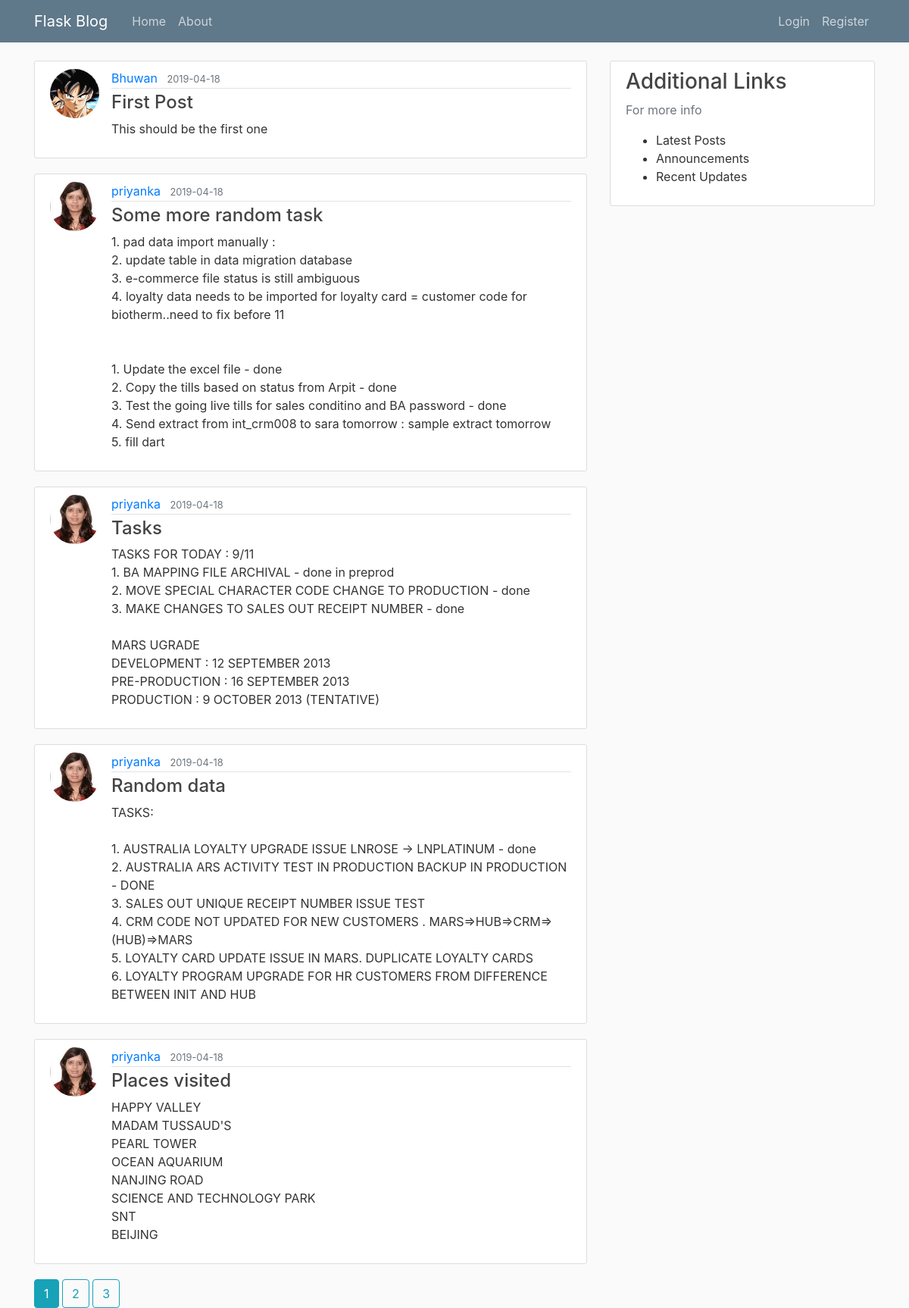
Page /home on the earlier database version.
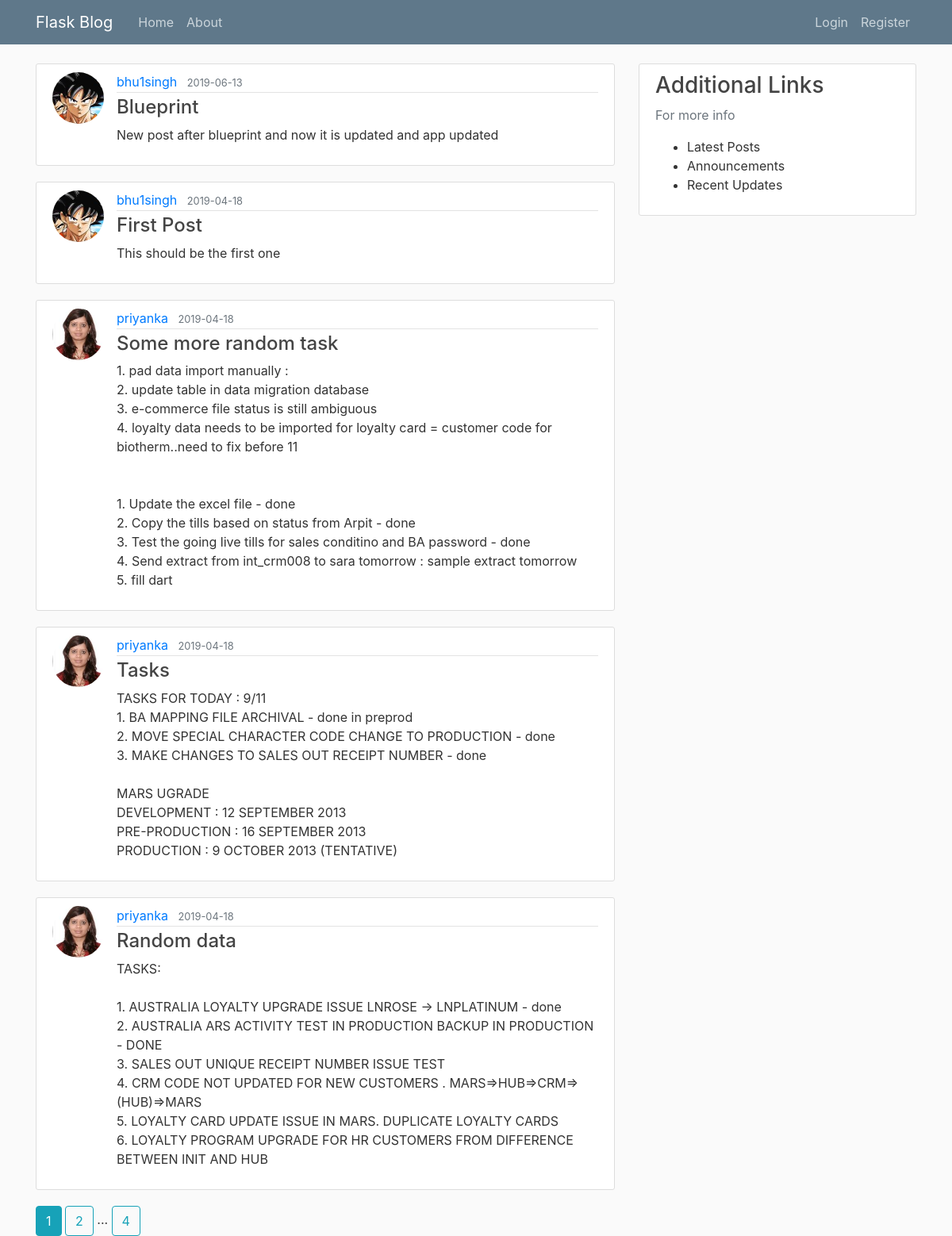
Same page on the later database version.
### flask_blog/posts/models.py (models this page shows, shortened)
class Post(db.Model):
    id = db.Column(db.Integer, primary_key=True)
    title = db.Column(db.String(100), nullable=False)
    date_posted = db.Column(db.DateTime, nullable=False,
                            default=datetime.utcnow())
    content = db.Column(db.Text, nullable=False)
    user_id = db.Column(db.Integer, db.ForeignKey('user.id'), nullable=False)

### flask_blog/users/models.py (models this page shows, shortened)
class User(db.Model, UserMixin):
    id = db.Column(db.Integer, primary_key=True)
    username = db.Column(db.String(20), unique=True, nullable=False)
    email = db.Column(db.String(120), unique=True, nullable=False)
    image_file = db.Column(db.String(20), nullable=False,
                           default='default.jpg')
    password = db.Column(db.String(60), nullable=False)
    posts = db.relationship('Post', backref='author', lazy=True)

### flask_blog/main/routes.py (the view)
@main.route('/')
@main.route('/home')
def home():
    page = request.args.get('page', 1, type=int)
    posts = Post.query.order_by(
        Post.date_posted.desc()).paginate(page=page, per_page=5)
    return render_template('home.html', posts=posts, title='Home')

### flask_blog/templates/home.html
{% extends "layout.html" %}
{% block content %}
{% for post in posts.items %}
<article class="media content-section">
    <img class="rounded-circle article-img"
        src="{{ url_for('static', filename='profilepics/' + post.author.image_file) }}">
    <div class="media-body">
        <div class="article-metadata">
            <a class="mr-2"
                href="{{url_for('users.user_posts', username=post.author.username)}}">{{ post.author.username }}</a>
            <small class="text-muted">{{ post.date_posted.strftime('%Y-%m-%d') }}</small>
        </div>
        <h4><a class="article-title" href="{{url_for('posts.post', post_id=post.id)}}">{{ post.title }}</a></h4>
        <p class="article-content">{{ post.content }}</p>
    </div>
</article>
{% endfor%}
{% for page_num in posts.iter_pages(left_edge=1, left_current=1, right_current=2, right_edge=1) %}
{% if page_num %}
{% if page_num == posts.page %}
<a class="btn btn-info" href="{{ url_for('main.home', page=page_num) }}">{{page_num}}</a>
{% else %}
<a class="btn btn-outline-info" href="{{ url_for('main.home', page=page_num) }}">{{page_num}}</a>
{% endif %}
{% else %}
...
{% endif %}
{% endfor %}
{% endblock content %}

Differences in the rows shown:
no longer on this page (row unchanged): Post: image_file (picture), author.username "priyanka", date_posted "2019-04-18", title "Places visited", content "HAPPY VALLEY MADAM TUSSAUD'S PEARL TOWER OCEAN AQUARIUM NANJING ROAD SCIENCE AND TECHNOLOGY PARK SNT BEIJING"
added Post: image_file (picture), author.username "bhu1singh", date_posted "2019-06-13", title "Blueprint", content "New post after blueprint and now it is updated and app updated"
changed through a linked row, Post "First Post": author.username "Bhuwan" → "bhu1singh"
Other differences:
new list line: "4"
list line gone: "3"
